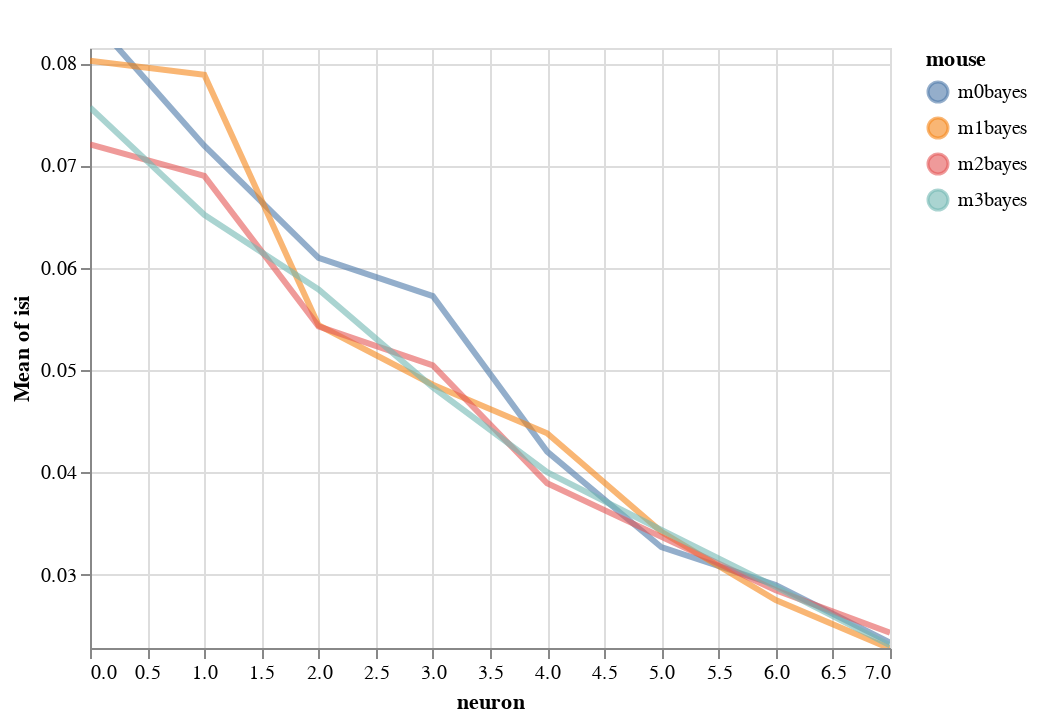

Notebook code for this chart:
### Code cell
import altair as alt
y='isi'
color='mouse'
x='neuron'

base=alt.Chart(df).encode(
            x=x,
            color=f'{color}',
            y=alt.Y(f'mean({y})',
                    scale=alt.Scale(zero=False,
                                    domain=list(np.quantile(df[y], [.05, .95])))),
)
highlight = alt.selection(type='single', on='mouseover',
                          fields=[color], nearest=True)


lines=base.mark_line(clip=True, fill=None, opacity=.6, ).encode(
            size=alt.condition(~highlight, alt.value(1), alt.value(3))
        )
points = base.mark_circle().encode(
    opacity=alt.value(0),
    #axis=alt.Axis(labels=False, tickCount=0, title='')
).add_selection(
    highlight
)

lines+points

### Figure 1 — Vega-Lite specification as saved in the notebook (floating-point values rounded to 4 significant figures)
{"config": {"view": {"continuousWidth": 400, "continuousHeight": 300}}, "layer": [{"mark": {"type": "line", "clip": true, "fill": null, "opacity": 0.6}, "encoding": {"color": {"type": "nominal", "field": "mouse"}, "size": {"condition": {"value": 1, "selection": {"not": "selector044"}}, "value": 3}, "x": {"type": "quantitative", "field": "neuron"}, "y": {"type": "quantitative", "aggregate": "mean", "field": "isi", "scale": {"domain": [0.02285, 0.08147], "zero": false}}}}, {"mark": "circle", "encoding": {"color": {"type": "nominal", "field": "mouse"}, "opacity": {"value": 0}, "x": {"type": "quantitative", "field": "neuron"}, "y": {"type": "quantitative", "aggregate": "mean", "field": "isi", "scale": {"domain": [0.02285, 0.08147], "zero": false}}}, "selection": {"selector044": {"type": "single", "on": "mouseover", "fields": ["mouse"], "nearest": true}}}], "data": {"name": "data-249da5a9fe3c0bc843a28ef6e15b8e72"}, "$schema": "https://vega.github.io/schema/vega-lite/v4.8.1.json", "datasets": {"data-249da5a9fe3c0bc843a28ef6e15b8e72": [{"mouse_code": 0, "neuron_code": 0, "neuron_x_mouse": "0m0bayes", "stim": 0, "mouse": "m0bayes", "neuron": 0, "i_trial": 0, "log_firing_rate": 1.946, "Firing rate": 88.35, "firing_rate": 88.35, "i_spike": 33.0, "isi": 0.107, "log_isi": -0.9706}, {"mouse_code": 0, "neuron_code": 0, "neuron_x_mouse": "0m0bayes", "stim": 0, "mouse": "m0bayes", "neuron": 0, "i_trial": 1, "log_firing_rate": 1.667, "Firing rate": 46.48, "firing_rate": 46.48, "i_spike": 43.5, "isi": 0.07892, "log_isi": -1.103}, {"mouse_code": 0, "neuron_code": 0, "neuron_x_mouse": "0m0bayes", "stim": 1, "mouse": "m0bayes", "neuron": 0, "i_trial": 0, "log_firing_rate": 2.091, "Firing rate": 123.4, "firing_rate": 123.4, "i_spike": 44.5, "isi": 0.07827, "log_isi": -1.106}, {"mouse_code": 0, "neuron_code": 0, "neuron_x_mouse": "0m0bayes", "stim": 1, "mouse": "m0bayes", "neuron": 0, "i_trial": 1, "log_firing_rate": 1.698, "Firing rate": 49.91, "firing_rate": 49.91, "i_spike": 47.5, "isi": 0.07401, "log_isi": -1.131}, {"mouse_code": 0, "neuron_code": 4, "neuron_x_mouse": "1m0bayes", "stim": 0, "mouse": "m0bayes", "neuron": 1, "i_trial": 0, "log_firing_rate": 1.873, "Firing rate": 74.71, "firing_rate": 74.71, "i_spike": 58.5, "isi": 0.05976, "log_isi": -1.224}, {"mouse_code": 0, "neuron_code": 4, "neuron_x_mouse": "1m0bayes", "stim": 0, "mouse": "m0bayes", "neuron": 1, "i_trial": 1, "log_firing_rate": 1.706, "Firing rate": 50.76, "firing_rate": 50.76, "i_spike": 53.0, "isi": 0.06553, "log_isi": -1.184}, {"mouse_code": 0, "neuron_code": 4, "neuron_x_mouse": "1m0bayes", "stim": 1, "mouse": "m0bayes", "neuron": 1, "i_trial": 0, "log_firing_rate": 1.576, "Firing rate": 37.65, "firing_rate": 37.65, "i_spike": 44.5, "isi": 0.0782, "log_isi": -1.107}, {"mouse_code": 0, "neuron_code": 4, "neuron_x_mouse": "1m0bayes", "stim": 1, "mouse": "m0bayes", "neuron": 1, "i_trial": 1, "log_firing_rate": 1.958, "Firing rate": 90.8, "firing_rate": 90.8, "i_spike": 41.5, "isi": 0.08422, "log_isi": -1.075}, {"mouse_code": 0, "neuron_code": 8, "neuron_x_mouse": "2m0bayes", "stim": 0, "mouse": "m0bayes", "neuron": 2, "i_trial": 0, "log_firing_rate": 2.21, "Firing rate": 162.0, "firing_rate": 162.0, "i_spike": 57.5, "isi": 0.06088, "log_isi": -1.216}, {"mouse_code": 0, "neuron_code": 8, "neuron_x_mouse": "2m0bayes", "stim": 0, "mouse": "m0bayes", "neuron": 2, "i_trial": 1, "log_firing_rate": 1.852, "Firing rate": 71.06, "firing_rate": 71.06, "i_spike": 72.0, "isi": 0.04857, "log_isi": -1.314}, {"mouse_code": 0, "neuron_code": 8, "neuron_x_mouse": "2m0bayes", "stim": 1, "mouse": "m0bayes", "neuron": 2, "i_trial": 0, "log_firing_rate": 1.921, "Firing rate": 83.32, "firing_rate": 83.32, "i_spike": 52.5, "isi": 0.06588, "log_isi": -1.181}, {"mouse_code": 0, "neuron_code": 8, "neuron_x_mouse": "2m0bayes", "stim": 1, "mouse": "m0bayes", "neuron": 2, "i_trial": 1, "log_firing_rate": 1.826, "Firing rate": 67.02, "firing_rate": 67.02, "i_spike": 51.0, "isi": 0.06856, "log_isi": -1.164}, {"mouse_code": 0, "neuron_code": 12, "neuron_x_mouse": "3m0bayes", "stim": 0, "mouse": "m0bayes", "neuron": 3, "i_trial": 0, "log_firing_rate": 1.908, "Firing rate": 80.91, "firing_rate": 80.91, "i_spike": 61.0, "isi": 0.05782, "log_isi": -1.238}, {"mouse_code": 0, "neuron_code": 12, "neuron_x_mouse": "3m0bayes", "stim": 0, "mouse": "m0bayes", "neuron": 3, "i_trial": 1, "log_firing_rate": 1.725, "Firing rate": 53.05, "firing_rate": 53.05, "i_spike": 59.0, "isi": 0.05932, "log_isi": -1.227}, {"mouse_code": 0, "neuron_code": 12, "neuron_x_mouse": "3m0bayes", "stim": 1, "mouse": "m0bayes", "neuron": 3, "i_trial": 0, "log_firing_rate": 1.827, "Firing rate": 67.2, "firing_rate": 67.2, "i_spike": 63.0, "isi": 0.05393, "log_isi": -1.268}, {"mouse_code": 0, "neuron_code": 12, "neuron_x_mouse": "3m0bayes", "stim": 1, "mouse": "m0bayes", "neuron": 3, "i_trial": 1, "log_firing_rate": 1.88, "Firing rate": 75.89, "firing_rate": 75.89, "i_spike": 60.5, "isi": 0.05785, "log_isi": -1.238}, {"mouse_code": 0, "neuron_code": 16, "neuron_x_mouse": "4m0bayes", "stim": 0, "mouse": "m0bayes", "neuron": 4, "i_trial": 0, "log_firing_rate": 2.266, "Firing rate": 184.6, "firing_rate": 184.6, "i_spike": 75.0, "isi": 0.04644, "log_isi": -1.333}, {"mouse_code": 0, "neuron_code": 16, "neuron_x_mouse": "4m0bayes", "stim": 0, "mouse": "m0bayes", "neuron": 4, "i_trial": 1, "log_firing_rate": 2.418, "Firing rate": 261.7, "firing_rate": 261.7, "i_spike": 78.5, "isi": 0.04451, "log_isi": -1.352}, {"mouse_code": 0, "neuron_code": 16, "neuron_x_mouse": "4m0bayes", "stim": 1, "mouse": "m0bayes", "neuron": 4, "i_trial": 0, "log_firing_rate": 2.098, "Firing rate": 125.2, "firing_rate": 125.2, "i_spike": 87.0, "isi": 0.04002, "log_isi": -1.398}, {"mouse_code": 0, "neuron_code": 16, "neuron_x_mouse": "4m0bayes", "stim": 1, "mouse": "m0bayes", "neuron": 4, "i_trial": 1, "log_firing_rate": 2.193, "Firing rate": 156.0, "firing_rate": 156.0, "i_spike": 94.5, "isi": 0.03717, "log_isi": -1.43}, {"mouse_code": 0, "neuron_code": 20, "neuron_x_mouse": "5m0bayes", "stim": 0, "mouse": "m0bayes", "neuron": 5, "i_trial": 0, "log_firing_rate": 2.411, "Firing rate": 257.4, "firing_rate": 257.4, "i_spike": 119.5, "isi": 0.02931, "log_isi": -1.533}, {"mouse_code": 0, "neuron_code": 20, "neuron_x_mouse": "5m0bayes", "stim": 0, "mouse": "m0bayes", "neuron": 5, "i_trial": 1, "log_firing_rate": 2.203, "Firing rate": 159.7, "firing_rate": 159.7, "i_spike": 99.0, "isi": 0.03504, "log_isi": -1.455}, {"mouse_code": 0, "neuron_code": 20, "neuron_x_mouse": "5m0bayes", "stim": 1, "mouse": "m0bayes", "neuron": 5, "i_trial": 0, "log_firing_rate": 2.317, "Firing rate": 207.6, "firing_rate": 207.6, "i_spike": 113.0, "isi": 0.03106, "log_isi": -1.508}, {"mouse_code": 0, "neuron_code": 20, "neuron_x_mouse": "5m0bayes", "stim": 1, "mouse": "m0bayes", "neuron": 5, "i_trial": 1, "log_firing_rate": 2.234, "Firing rate": 171.5, "firing_rate": 171.5, "i_spike": 98.5, "isi": 0.03537, "log_isi": -1.451}, {"mouse_code": 0, "neuron_code": 24, "neuron_x_mouse": "6m0bayes", "stim": 0, "mouse": "m0bayes", "neuron": 6, "i_trial": 0, "log_firing_rate": 2.118, "Firing rate": 131.3, "firing_rate": 131.3, "i_spike": 111.0, "isi": 0.03145, "log_isi": -1.502}, {"mouse_code": 0, "neuron_code": 24, "neuron_x_mouse": "6m0bayes", "stim": 0, "mouse": "m0bayes", "neuron": 6, "i_trial": 1, "log_firing_rate": 2.882, "Firing rate": 761.3, "firing_rate": 761.3, "i_spike": 129.5, "isi": 0.02691, "log_isi": -1.57}, {"mouse_code": 0, "neuron_code": 24, "neuron_x_mouse": "6m0bayes", "stim": 1, "mouse": "m0bayes", "neuron": 6, "i_trial": 0, "log_firing_rate": 2.265, "Firing rate": 184.0, "firing_rate": 184.0, "i_spike": 122.5, "isi": 0.0284, "log_isi": -1.547}, {"mouse_code": 0, "neuron_code": 24, "neuron_x_mouse": "6m0bayes", "stim": 1, "mouse": "m0bayes", "neuron": 6, "i_trial": 1, "log_firing_rate": 2.197, "Firing rate": 157.5, "firing_rate": 157.5, "i_spike": 117.5, "isi": 0.02926, "log_isi": -1.534}, {"mouse_code": 0, "neuron_code": 28, "neuron_x_mouse": "7m0bayes", "stim": 0, "mouse": "m0bayes", "neuron": 7, "i_trial": 0, "log_firing_rate": 3.15, "Firing rate": 1412.0, "firing_rate": 1412.0, "i_spike": 141.0, "isi": 0.02457, "log_isi": -1.61}, {"mouse_code": 0, "neuron_code": 28, "neuron_x_mouse": "7m0bayes", "stim": 0, "mouse": "m0bayes", "neuron": 7, "i_trial": 1, "log_firing_rate": 2.377, "Firing rate": 238.1, "firing_rate": 238.1, "i_spike": 148.5, "isi": 0.02363, "log_isi": -1.627}, {"mouse_code": 0, "neuron_code": 28, "neuron_x_mouse": "7m0bayes", "stim": 1, "mouse": "m0bayes", "neuron": 7, "i_trial": 0, "log_firing_rate": 2.33, "Firing rate": 213.9, "firing_rate": 213.9, "i_spike": 148.0, "isi": 0.02356, "log_isi": -1.628}, {"mouse_code": 0, "neuron_code": 28, "neuron_x_mouse": "7m0bayes", "stim": 1, "mouse": "m0bayes", "neuron": 7, "i_trial": 1, "log_firing_rate": 3.011, "Firing rate": 1026.0, "firing_rate": 1026.0, "i_spike": 161.0, "isi": 0.02175, "log_isi": -1.663}, {"mouse_code": 1, "neuron_code": 1, "neuron_x_mouse": "0m1bayes", "stim": 0, "mouse": "m1bayes", "neuron": 0, "i_trial": 0, "log_firing_rate": 1.579, "Firing rate": 37.91, "firing_rate": 37.91, "i_spike": 35.0, "isi": 0.09686, "log_isi": -1.014}, {"mouse_code": 1, "neuron_code": 1, "neuron_x_mouse": "0m1bayes", "stim": 0, "mouse": "m1bayes", "neuron": 0, "i_trial": 1, "log_firing_rate": 1.933, "Firing rate": 85.75, "firing_rate": 85.75, "i_spike": 45.5, "isi": 0.07532, "log_isi": -1.123}, {"mouse_code": 1, "neuron_code": 1, "neuron_x_mouse": "0m1bayes", "stim": 1, "mouse": "m1bayes", "neuron": 0, "i_trial": 0, "log_firing_rate": 1.91, "Firing rate": 81.33, "firing_rate": 81.33, "i_spike": 56.0, "isi": 0.06211, "log_isi": -1.207}, {"mouse_code": 1, "neuron_code": 1, "neuron_x_mouse": "0m1bayes", "stim": 1, "mouse": "m1bayes", "neuron": 0, "i_trial": 1, "log_firing_rate": 1.716, "Firing rate": 52.05, "firing_rate": 52.05, "i_spike": 40.0, "isi": 0.08656, "log_isi": -1.063}, {"mouse_code": 1, "neuron_code": 5, "neuron_x_mouse": "1m1bayes", "stim": 0, "mouse": "m1bayes", "neuron": 1, "i_trial": 0, "log_firing_rate": 1.749, "Firing rate": 56.07, "firing_rate": 56.07, "i_spike": 44.5, "isi": 0.07614, "log_isi": -1.118}, {"mouse_code": 1, "neuron_code": 5, "neuron_x_mouse": "1m1bayes", "stim": 0, "mouse": "m1bayes", "neuron": 1, "i_trial": 1, "log_firing_rate": 1.975, "Firing rate": 94.41, "firing_rate": 94.41, "i_spike": 35.0, "isi": 0.09293, "log_isi": -1.032}, {"mouse_code": 1, "neuron_code": 5, "neuron_x_mouse": "1m1bayes", "stim": 1, "mouse": "m1bayes", "neuron": 1, "i_trial": 0, "log_firing_rate": 2.07, "Firing rate": 117.6, "firing_rate": 117.6, "i_spike": 49.0, "isi": 0.07184, "log_isi": -1.144}, {"mouse_code": 1, "neuron_code": 5, "neuron_x_mouse": "1m1bayes", "stim": 1, "mouse": "m1bayes", "neuron": 1, "i_trial": 1, "log_firing_rate": 2.467, "Firing rate": 293.2, "firing_rate": 293.2, "i_spike": 47.0, "isi": 0.07449, "log_isi": -1.128}, {"mouse_code": 1, "neuron_code": 9, "neuron_x_mouse": "2m1bayes", "stim": 0, "mouse": "m1bayes", "neuron": 2, "i_trial": 0, "log_firing_rate": 2.206, "Firing rate": 160.5, "firing_rate": 160.5, "i_spike": 74.0, "isi": 0.04716, "log_isi": -1.326}, {"mouse_code": 1, "neuron_code": 9, "neuron_x_mouse": "2m1bayes", "stim": 0, "mouse": "m1bayes", "neuron": 2, "i_trial": 1, "log_firing_rate": 2.072, "Firing rate": 118.0, "firing_rate": 118.0, "i_spike": 54.5, "isi": 0.06344, "log_isi": -1.198}, {"mouse_code": 1, "neuron_code": 9, "neuron_x_mouse": "2m1bayes", "stim": 1, "mouse": "m1bayes", "neuron": 2, "i_trial": 0, "log_firing_rate": 2.069, "Firing rate": 117.2, "firing_rate": 117.2, "i_spike": 73.0, "isi": 0.04785, "log_isi": -1.32}, {"mouse_code": 1, "neuron_code": 9, "neuron_x_mouse": "2m1bayes", "stim": 1, "mouse": "m1bayes", "neuron": 2, "i_trial": 1, "log_firing_rate": 2.651, "Firing rate": 447.8, "firing_rate": 447.8, "i_spike": 58.5, "isi": 0.05907, "log_isi": -1.229}, {"mouse_code": 1, "neuron_code": 13, "neuron_x_mouse": "3m1bayes", "stim": 0, "mouse": "m1bayes", "neuron": 3, "i_trial": 0, "log_firing_rate": 2.026, "Firing rate": 106.2, "firing_rate": 106.2, "i_spike": 62.5, "isi": 0.05516, "log_isi": -1.258}, {"mouse_code": 1, "neuron_code": 13, "neuron_x_mouse": "3m1bayes", "stim": 0, "mouse": "m1bayes", "neuron": 3, "i_trial": 1, "log_firing_rate": 2.05, "Firing rate": 112.2, "firing_rate": 112.2, "i_spike": 66.0, "isi": 0.05316, "log_isi": -1.274}, {"mouse_code": 1, "neuron_code": 13, "neuron_x_mouse": "3m1bayes", "stim": 1, "mouse": "m1bayes", "neuron": 3, "i_trial": 0, "log_firing_rate": 2.056, "Firing rate": 113.8, "firing_rate": 113.8, "i_spike": 74.5, "isi": 0.04568, "log_isi": -1.34}, {"mouse_code": 1, "neuron_code": 13, "neuron_x_mouse": "3m1bayes", "stim": 1, "mouse": "m1bayes", "neuron": 3, "i_trial": 1, "log_firing_rate": 1.889, "Firing rate": 77.48, "firing_rate": 77.48, "i_spike": 86.0, "isi": 0.04026, "log_isi": -1.395}, {"mouse_code": 1, "neuron_code": 17, "neuron_x_mouse": "4m1bayes", "stim": 0, "mouse": "m1bayes", "neuron": 4, "i_trial": 0, "log_firing_rate": 2.242, "Firing rate": 174.7, "firing_rate": 174.7, "i_spike": 80.0, "isi": 0.04395, "log_isi": -1.357}, {"mouse_code": 1, "neuron_code": 17, "neuron_x_mouse": "4m1bayes", "stim": 0, "mouse": "m1bayes", "neuron": 4, "i_trial": 1, "log_firing_rate": 2.484, "Firing rate": 305.1, "firing_rate": 305.1, "i_spike": 75.5, "isi": 0.04566, "log_isi": -1.34}, {"mouse_code": 1, "neuron_code": 17, "neuron_x_mouse": "4m1bayes", "stim": 1, "mouse": "m1bayes", "neuron": 4, "i_trial": 0, "log_firing_rate": 1.959, "Firing rate": 90.94, "firing_rate": 90.94, "i_spike": 80.0, "isi": 0.04329, "log_isi": -1.364}, {"mouse_code": 1, "neuron_code": 17, "neuron_x_mouse": "4m1bayes", "stim": 1, "mouse": "m1bayes", "neuron": 4, "i_trial": 1, "log_firing_rate": 2.036, "Firing rate": 108.7, "firing_rate": 108.7, "i_spike": 82.0, "isi": 0.04242, "log_isi": -1.372}, {"mouse_code": 1, "neuron_code": 21, "neuron_x_mouse": "5m1bayes", "stim": 0, "mouse": "m1bayes", "neuron": 5, "i_trial": 0, "log_firing_rate": 2.031, "Firing rate": 107.3, "firing_rate": 107.3, "i_spike": 92.5, "isi": 0.03777, "log_isi": -1.423}, {"mouse_code": 1, "neuron_code": 21, "neuron_x_mouse": "5m1bayes", "stim": 0, "mouse": "m1bayes", "neuron": 5, "i_trial": 1, "log_firing_rate": 2.084, "Firing rate": 121.2, "firing_rate": 121.2, "i_spike": 97.5, "isi": 0.03583, "log_isi": -1.446}, {"mouse_code": 1, "neuron_code": 21, "neuron_x_mouse": "5m1bayes", "stim": 1, "mouse": "m1bayes", "neuron": 5, "i_trial": 0, "log_firing_rate": 3.037, "Firing rate": 1090.0, "firing_rate": 1090.0, "i_spike": 104.0, "isi": 0.03321, "log_isi": -1.479}, {"mouse_code": 1, "neuron_code": 21, "neuron_x_mouse": "5m1bayes", "stim": 1, "mouse": "m1bayes", "neuron": 5, "i_trial": 1, "log_firing_rate": 2.729, "Firing rate": 536.0, "firing_rate": 536.0, "i_spike": 116.5, "isi": 0.02996, "log_isi": -1.523}, {"mouse_code": 1, "neuron_code": 25, "neuron_x_mouse": "6m1bayes", "stim": 0, "mouse": "m1bayes", "neuron": 6, "i_trial": 0, "log_firing_rate": 2.163, "Firing rate": 145.6, "firing_rate": 145.6, "i_spike": 116.0, "isi": 0.03023, "log_isi": -1.52}, {"mouse_code": 1, "neuron_code": 25, "neuron_x_mouse": "6m1bayes", "stim": 0, "mouse": "m1bayes", "neuron": 6, "i_trial": 1, "log_firing_rate": 2.235, "Firing rate": 171.6, "firing_rate": 171.6, "i_spike": 131.5, "isi": 0.02605, "log_isi": -1.584}, {"mouse_code": 1, "neuron_code": 25, "neuron_x_mouse": "6m1bayes", "stim": 1, "mouse": "m1bayes", "neuron": 6, "i_trial": 0, "log_firing_rate": 2.251, "Firing rate": 178.1, "firing_rate": 178.1, "i_spike": 121.0, "isi": 0.02897, "log_isi": -1.538}, {"mouse_code": 1, "neuron_code": 25, "neuron_x_mouse": "6m1bayes", "stim": 1, "mouse": "m1bayes", "neuron": 6, "i_trial": 1, "log_firing_rate": 2.33, "Firing rate": 213.8, "firing_rate": 213.8, "i_spike": 140.5, "isi": 0.02485, "log_isi": -1.605}, {"mouse_code": 1, "neuron_code": 29, "neuron_x_mouse": "7m1bayes", "stim": 0, "mouse": "m1bayes", "neuron": 7, "i_trial": 0, "log_firing_rate": 2.541, "Firing rate": 347.2, "firing_rate": 347.2, "i_spike": 162.0, "isi": 0.0214, "log_isi": -1.67}, {"mouse_code": 1, "neuron_code": 29, "neuron_x_mouse": "7m1bayes", "stim": 0, "mouse": "m1bayes", "neuron": 7, "i_trial": 1, "log_firing_rate": 2.411, "Firing rate": 257.8, "firing_rate": 257.8, "i_spike": 150.0, "isi": 0.02335, "log_isi": -1.632}, {"mouse_code": 1, "neuron_code": 29, "neuron_x_mouse": "7m1bayes", "stim": 1, "mouse": "m1bayes", "neuron": 7, "i_trial": 0, "log_firing_rate": 2.286, "Firing rate": 193.3, "firing_rate": 193.3, "i_spike": 155.5, "isi": 0.02243, "log_isi": -1.649}, {"mouse_code": 1, "neuron_code": 29, "neuron_x_mouse": "7m1bayes", "stim": 1, "mouse": "m1bayes", "neuron": 7, "i_trial": 1, "log_firing_rate": 2.286, "Firing rate": 193.4, "firing_rate": 193.4, "i_spike": 145.5, "isi": 0.02397, "log_isi": -1.62}, {"mouse_code": 2, "neuron_code": 2, "neuron_x_mouse": "0m2bayes", "stim": 0, "mouse": "m2bayes", "neuron": 0, "i_trial": 0, "log_firing_rate": 1.885, "Firing rate": 76.78, "firing_rate": 76.78, "i_spike": 38.5, "isi": 0.08969, "log_isi": -1.047}, {"mouse_code": 2, "neuron_code": 2, "neuron_x_mouse": "0m2bayes", "stim": 0, "mouse": "m2bayes", "neuron": 0, "i_trial": 1, "log_firing_rate": 2.203, "Firing rate": 159.6, "firing_rate": 159.6, "i_spike": 50.5, "isi": 0.0699, "log_isi": -1.156}, {"mouse_code": 2, "neuron_code": 2, "neuron_x_mouse": "0m2bayes", "stim": 1, "mouse": "m2bayes", "neuron": 0, "i_trial": 0, "log_firing_rate": 2.325, "Firing rate": 211.3, "firing_rate": 211.3, "i_spike": 46.0, "isi": 0.07606, "log_isi": -1.119}, {"mouse_code": 2, "neuron_code": 2, "neuron_x_mouse": "0m2bayes", "stim": 1, "mouse": "m2bayes", "neuron": 0, "i_trial": 1, "log_firing_rate": 2.081, "Firing rate": 120.5, "firing_rate": 120.5, "i_spike": 66.5, "isi": 0.05259, "log_isi": -1.279}, {"mouse_code": 2, "neuron_code": 6, "neuron_x_mouse": "1m2bayes", "stim": 0, "mouse": "m2bayes", "neuron": 1, "i_trial": 0, "log_firing_rate": 2.042, "Firing rate": 110.1, "firing_rate": 110.1, "i_spike": 46.0, "isi": 0.07466, "log_isi": -1.127}, {"mouse_code": 2, "neuron_code": 6, "neuron_x_mouse": "1m2bayes", "stim": 0, "mouse": "m2bayes", "neuron": 1, "i_trial": 1, "log_firing_rate": 2.042, "Firing rate": 110.2, "firing_rate": 110.2, "i_spike": 48.5, "isi": 0.07119, "log_isi": -1.148}, {"mouse_code": 2, "neuron_code": 6, "neuron_x_mouse": "1m2bayes", "stim": 1, "mouse": "m2bayes", "neuron": 1, "i_trial": 0, "log_firing_rate": 2.063, "Firing rate": 115.7, "firing_rate": 115.7, "i_spike": 66.0, "isi": 0.05279, "log_isi": -1.277}, {"mouse_code": 2, "neuron_code": 6, "neuron_x_mouse": "1m2bayes", "stim": 1, "mouse": "m2bayes", "neuron": 1, "i_trial": 1, "log_firing_rate": 1.742, "Firing rate": 55.22, "firing_rate": 55.22, "i_spike": 45.5, "isi": 0.07723, "log_isi": -1.112}, {"mouse_code": 2, "neuron_code": 10, "neuron_x_mouse": "2m2bayes", "stim": 0, "mouse": "m2bayes", "neuron": 2, "i_trial": 0, "log_firing_rate": 2.113, "Firing rate": 129.8, "firing_rate": 129.8, "i_spike": 68.5, "isi": 0.05102, "log_isi": -1.292}, {"mouse_code": 2, "neuron_code": 10, "neuron_x_mouse": "2m2bayes", "stim": 0, "mouse": "m2bayes", "neuron": 2, "i_trial": 1, "log_firing_rate": 2.319, "Firing rate": 208.6, "firing_rate": 208.6, "i_spike": 54.5, "isi": 0.06404, "log_isi": -1.194}, {"mouse_code": 2, "neuron_code": 10, "neuron_x_mouse": "2m2bayes", "stim": 1, "mouse": "m2bayes", "neuron": 2, "i_trial": 0, "log_firing_rate": 1.821, "Firing rate": 66.21, "firing_rate": 66.21, "i_spike": 68.5, "isi": 0.0511, "log_isi": -1.292}, {"mouse_code": 2, "neuron_code": 10, "neuron_x_mouse": "2m2bayes", "stim": 1, "mouse": "m2bayes", "neuron": 2, "i_trial": 1, "log_firing_rate": 2.286, "Firing rate": 193.0, "firing_rate": 193.0, "i_spike": 68.5, "isi": 0.05093, "log_isi": -1.293}, {"mouse_code": 2, "neuron_code": 14, "neuron_x_mouse": "3m2bayes", "stim": 0, "mouse": "m2bayes", "neuron": 3, "i_trial": 0, "log_firing_rate": 2.162, "Firing rate": 145.0, "firing_rate": 145.0, "i_spike": 69.5, "isi": 0.04927, "log_isi": -1.307}, {"mouse_code": 2, "neuron_code": 14, "neuron_x_mouse": "3m2bayes", "stim": 0, "mouse": "m2bayes", "neuron": 3, "i_trial": 1, "log_firing_rate": 2.823, "Firing rate": 665.0, "firing_rate": 665.0, "i_spike": 65.5, "isi": 0.05367, "log_isi": -1.27}, {"mouse_code": 2, "neuron_code": 14, "neuron_x_mouse": "3m2bayes", "stim": 1, "mouse": "m2bayes", "neuron": 3, "i_trial": 0, "log_firing_rate": 2.601, "Firing rate": 398.9, "firing_rate": 398.9, "i_spike": 70.0, "isi": 0.04834, "log_isi": -1.316}, {"mouse_code": 2, "neuron_code": 14, "neuron_x_mouse": "3m2bayes", "stim": 1, "mouse": "m2bayes", "neuron": 3, "i_trial": 1, "log_firing_rate": 2.015, "Firing rate": 103.4, "firing_rate": 103.4, "i_spike": 69.0, "isi": 0.05053, "log_isi": -1.296}, {"mouse_code": 2, "neuron_code": 18, "neuron_x_mouse": "4m2bayes", "stim": 0, "mouse": "m2bayes", "neuron": 4, "i_trial": 0, "log_firing_rate": 2.027, "Firing rate": 106.5, "firing_rate": 106.5, "i_spike": 97.0, "isi": 0.03617, "log_isi": -1.442}, {"mouse_code": 2, "neuron_code": 18, "neuron_x_mouse": "4m2bayes", "stim": 0, "mouse": "m2bayes", "neuron": 4, "i_trial": 1, "log_firing_rate": 2.774, "Firing rate": 594.9, "firing_rate": 594.9, "i_spike": 89.0, "isi": 0.03939, "log_isi": -1.405}, {"mouse_code": 2, "neuron_code": 18, "neuron_x_mouse": "4m2bayes", "stim": 1, "mouse": "m2bayes", "neuron": 4, "i_trial": 0, "log_firing_rate": 2.453, "Firing rate": 284.1, "firing_rate": 284.1, "i_spike": 90.5, "isi": 0.0387, "log_isi": -1.412}, {"mouse_code": 2, "neuron_code": 18, "neuron_x_mouse": "4m2bayes", "stim": 1, "mouse": "m2bayes", "neuron": 4, "i_trial": 1, "log_firing_rate": 2.428, "Firing rate": 268.0, "firing_rate": 268.0, "i_spike": 84.5, "isi": 0.04149, "log_isi": -1.382}, {"mouse_code": 2, "neuron_code": 22, "neuron_x_mouse": "5m2bayes", "stim": 0, "mouse": "m2bayes", "neuron": 5, "i_trial": 0, "log_firing_rate": 2.226, "Firing rate": 168.4, "firing_rate": 168.4, "i_spike": 93.0, "isi": 0.03783, "log_isi": -1.422}, {"mouse_code": 2, "neuron_code": 22, "neuron_x_mouse": "5m2bayes", "stim": 0, "mouse": "m2bayes", "neuron": 5, "i_trial": 1, "log_firing_rate": 2.35, "Firing rate": 224.0, "firing_rate": 224.0, "i_spike": 100.5, "isi": 0.03444, "log_isi": -1.463}, {"mouse_code": 2, "neuron_code": 22, "neuron_x_mouse": "5m2bayes", "stim": 1, "mouse": "m2bayes", "neuron": 5, "i_trial": 0, "log_firing_rate": 2.129, "Firing rate": 134.6, "firing_rate": 134.6, "i_spike": 113.0, "isi": 0.0305, "log_isi": -1.516}, {"mouse_code": 2, "neuron_code": 22, "neuron_x_mouse": "5m2bayes", "stim": 1, "mouse": "m2bayes", "neuron": 5, "i_trial": 1, "log_firing_rate": 2.274, "Firing rate": 188.1, "firing_rate": 188.1, "i_spike": 108.0, "isi": 0.03205, "log_isi": -1.494}, {"mouse_code": 2, "neuron_code": 26, "neuron_x_mouse": "6m2bayes", "stim": 0, "mouse": "m2bayes", "neuron": 6, "i_trial": 0, "log_firing_rate": 2.979, "Firing rate": 953.7, "firing_rate": 953.7, "i_spike": 111.5, "isi": 0.03124, "log_isi": -1.505}, {"mouse_code": 2, "neuron_code": 26, "neuron_x_mouse": "6m2bayes", "stim": 0, "mouse": "m2bayes", "neuron": 6, "i_trial": 1, "log_firing_rate": 2.386, "Firing rate": 243.4, "firing_rate": 243.4, "i_spike": 123.5, "isi": 0.02833, "log_isi": -1.548}, {"mouse_code": 2, "neuron_code": 26, "neuron_x_mouse": "6m2bayes", "stim": 1, "mouse": "m2bayes", "neuron": 6, "i_trial": 0, "log_firing_rate": 2.358, "Firing rate": 228.0, "firing_rate": 228.0, "i_spike": 130.5, "isi": 0.02687, "log_isi": -1.571}, {"mouse_code": 2, "neuron_code": 26, "neuron_x_mouse": "6m2bayes", "stim": 1, "mouse": "m2bayes", "neuron": 6, "i_trial": 1, "log_firing_rate": 2.726, "Firing rate": 531.9, "firing_rate": 531.9, "i_spike": 127.0, "isi": 0.02751, "log_isi": -1.561}, {"mouse_code": 2, "neuron_code": 30, "neuron_x_mouse": "7m2bayes", "stim": 0, "mouse": "m2bayes", "neuron": 7, "i_trial": 0, "log_firing_rate": 2.54, "Firing rate": 346.4, "firing_rate": 346.4, "i_spike": 167.0, "isi": 0.02089, "log_isi": -1.68}, {"mouse_code": 2, "neuron_code": 30, "neuron_x_mouse": "7m2bayes", "stim": 0, "mouse": "m2bayes", "neuron": 7, "i_trial": 1, "log_firing_rate": 2.819, "Firing rate": 659.5, "firing_rate": 659.5, "i_spike": 156.5, "isi": 0.02235, "log_isi": -1.651}, {"mouse_code": 2, "neuron_code": 30, "neuron_x_mouse": "7m2bayes", "stim": 1, "mouse": "m2bayes", "neuron": 7, "i_trial": 0, "log_firing_rate": 2.406, "Firing rate": 254.4, "firing_rate": 254.4, "i_spike": 143.5, "isi": 0.02443, "log_isi": -1.612}, {"mouse_code": 2, "neuron_code": 30, "neuron_x_mouse": "7m2bayes", "stim": 1, "mouse": "m2bayes", "neuron": 7, "i_trial": 1, "log_firing_rate": 2.281, "Firing rate": 190.8, "firing_rate": 190.8, "i_spike": 118.0, "isi": 0.02968, "log_isi": -1.528}, {"mouse_code": 3, "neuron_code": 3, "neuron_x_mouse": "0m3bayes", "stim": 0, "mouse": "m3bayes", "neuron": 0, "i_trial": 0, "log_firing_rate": 2.224, "Firing rate": 167.4, "firing_rate": 167.4, "i_spike": 42.0, "isi": 0.08284, "log_isi": -1.082}, {"mouse_code": 3, "neuron_code": 3, "neuron_x_mouse": "0m3bayes", "stim": 0, "mouse": "m3bayes", "neuron": 0, "i_trial": 1, "log_firing_rate": 1.814, "Firing rate": 65.12, "firing_rate": 65.12, "i_spike": 45.0, "isi": 0.07697, "log_isi": -1.114}, {"mouse_code": 3, "neuron_code": 3, "neuron_x_mouse": "0m3bayes", "stim": 1, "mouse": "m3bayes", "neuron": 0, "i_trial": 0, "log_firing_rate": 2.361, "Firing rate": 229.9, "firing_rate": 229.9, "i_spike": 50.0, "isi": 0.06849, "log_isi": -1.164}, {"mouse_code": 3, "neuron_code": 3, "neuron_x_mouse": "0m3bayes", "stim": 1, "mouse": "m3bayes", "neuron": 0, "i_trial": 1, "log_firing_rate": 1.849, "Firing rate": 70.62, "firing_rate": 70.62, "i_spike": 47.0, "isi": 0.07438, "log_isi": -1.129}, {"mouse_code": 3, "neuron_code": 7, "neuron_x_mouse": "1m3bayes", "stim": 0, "mouse": "m3bayes", "neuron": 1, "i_trial": 0, "log_firing_rate": 2.303, "Firing rate": 200.7, "firing_rate": 200.7, "i_spike": 50.0, "isi": 0.06999, "log_isi": -1.155}, {"mouse_code": 3, "neuron_code": 7, "neuron_x_mouse": "1m3bayes", "stim": 0, "mouse": "m3bayes", "neuron": 1, "i_trial": 1, "log_firing_rate": 2.104, "Firing rate": 127.1, "firing_rate": 127.1, "i_spike": 46.0, "isi": 0.07551, "log_isi": -1.122}, {"mouse_code": 3, "neuron_code": 7, "neuron_x_mouse": "1m3bayes", "stim": 1, "mouse": "m3bayes", "neuron": 1, "i_trial": 0, "log_firing_rate": 1.89, "Firing rate": 77.66, "firing_rate": 77.66, "i_spike": 58.0, "isi": 0.0594, "log_isi": -1.226}, {"mouse_code": 3, "neuron_code": 7, "neuron_x_mouse": "1m3bayes", "stim": 1, "mouse": "m3bayes", "neuron": 1, "i_trial": 1, "log_firing_rate": 1.99, "Firing rate": 97.73, "firing_rate": 97.73, "i_spike": 62.5, "isi": 0.05579, "log_isi": -1.253}, {"mouse_code": 3, "neuron_code": 11, "neuron_x_mouse": "2m3bayes", "stim": 0, "mouse": "m3bayes", "neuron": 2, "i_trial": 0, "log_firing_rate": 2.51, "Firing rate": 323.8, "firing_rate": 323.8, "i_spike": 59.5, "isi": 0.05625, "log_isi": -1.25}, {"mouse_code": 3, "neuron_code": 11, "neuron_x_mouse": "2m3bayes", "stim": 0, "mouse": "m3bayes", "neuron": 2, "i_trial": 1, "log_firing_rate": 1.779, "Firing rate": 60.07, "firing_rate": 60.07, "i_spike": 50.0, "isi": 0.0699, "log_isi": -1.156}, {"mouse_code": 3, "neuron_code": 11, "neuron_x_mouse": "2m3bayes", "stim": 1, "mouse": "m3bayes", "neuron": 2, "i_trial": 0, "log_firing_rate": 2.04, "Firing rate": 109.6, "firing_rate": 109.6, "i_spike": 58.0, "isi": 0.05903, "log_isi": -1.229}, {"mouse_code": 3, "neuron_code": 11, "neuron_x_mouse": "2m3bayes", "stim": 1, "mouse": "m3bayes", "neuron": 2, "i_trial": 1, "log_firing_rate": 2.124, "Firing rate": 133.2, "firing_rate": 133.2, "i_spike": 74.0, "isi": 0.04634, "log_isi": -1.334}, {"mouse_code": 3, "neuron_code": 15, "neuron_x_mouse": "3m3bayes", "stim": 0, "mouse": "m3bayes", "neuron": 3, "i_trial": 0, "log_firing_rate": 1.854, "Firing rate": 71.47, "firing_rate": 71.47, "i_spike": 70.5, "isi": 0.04949, "log_isi": -1.306}, {"mouse_code": 3, "neuron_code": 15, "neuron_x_mouse": "3m3bayes", "stim": 0, "mouse": "m3bayes", "neuron": 3, "i_trial": 1, "log_firing_rate": 2.987, "Firing rate": 970.1, "firing_rate": 970.1, "i_spike": 68.0, "isi": 0.05096, "log_isi": -1.293}, {"mouse_code": 3, "neuron_code": 15, "neuron_x_mouse": "3m3bayes", "stim": 1, "mouse": "m3bayes", "neuron": 3, "i_trial": 0, "log_firing_rate": 2.025, "Firing rate": 106.0, "firing_rate": 106.0, "i_spike": 69.0, "isi": 0.0486, "log_isi": -1.313}, {"mouse_code": 3, "neuron_code": 15, "neuron_x_mouse": "3m3bayes", "stim": 1, "mouse": "m3bayes", "neuron": 3, "i_trial": 1, "log_firing_rate": 2.615, "Firing rate": 411.9, "firing_rate": 411.9, "i_spike": 79.0, "isi": 0.04424, "log_isi": -1.354}, {"mouse_code": 3, "neuron_code": 19, "neuron_x_mouse": "4m3bayes", "stim": 0, "mouse": "m3bayes", "neuron": 4, "i_trial": 0, "log_firing_rate": 1.968, "Firing rate": 92.85, "firing_rate": 92.85, "i_spike": 89.5, "isi": 0.03923, "log_isi": -1.406}, {"mouse_code": 3, "neuron_code": 19, "neuron_x_mouse": "4m3bayes", "stim": 0, "mouse": "m3bayes", "neuron": 4, "i_trial": 1, "log_firing_rate": 1.941, "Firing rate": 87.33, "firing_rate": 87.33, "i_spike": 79.5, "isi": 0.04396, "log_isi": -1.357}, {"mouse_code": 3, "neuron_code": 19, "neuron_x_mouse": "4m3bayes", "stim": 1, "mouse": "m3bayes", "neuron": 4, "i_trial": 0, "log_firing_rate": 2.105, "Firing rate": 127.3, "firing_rate": 127.3, "i_spike": 88.0, "isi": 0.03935, "log_isi": -1.405}, {"mouse_code": 3, "neuron_code": 19, "neuron_x_mouse": "4m3bayes", "stim": 1, "mouse": "m3bayes", "neuron": 4, "i_trial": 1, "log_firing_rate": 2.118, "Firing rate": 131.3, "firing_rate": 131.3, "i_spike": 93.0, "isi": 0.0376, "log_isi": -1.425}, {"mouse_code": 3, "neuron_code": 23, "neuron_x_mouse": "5m3bayes", "stim": 0, "mouse": "m3bayes", "neuron": 5, "i_trial": 0, "log_firing_rate": 2.124, "Firing rate": 133.1, "firing_rate": 133.1, "i_spike": 93.5, "isi": 0.03696, "log_isi": -1.432}, {"mouse_code": 3, "neuron_code": 23, "neuron_x_mouse": "5m3bayes", "stim": 0, "mouse": "m3bayes", "neuron": 5, "i_trial": 1, "log_firing_rate": 2.242, "Firing rate": 174.7, "firing_rate": 174.7, "i_spike": 98.5, "isi": 0.03559, "log_isi": -1.449}, {"mouse_code": 3, "neuron_code": 23, "neuron_x_mouse": "5m3bayes", "stim": 1, "mouse": "m3bayes", "neuron": 5, "i_trial": 0, "log_firing_rate": 2.604, "Firing rate": 401.6, "firing_rate": 401.6, "i_spike": 97.5, "isi": 0.03534, "log_isi": -1.452}, {"mouse_code": 3, "neuron_code": 23, "neuron_x_mouse": "5m3bayes", "stim": 1, "mouse": "m3bayes", "neuron": 5, "i_trial": 1, "log_firing_rate": 2.482, "Firing rate": 303.5, "firing_rate": 303.5, "i_spike": 118.0, "isi": 0.02959, "log_isi": -1.529}, {"mouse_code": 3, "neuron_code": 27, "neuron_x_mouse": "6m3bayes", "stim": 0, "mouse": "m3bayes", "neuron": 6, "i_trial": 0, "log_firing_rate": 2.203, "Firing rate": 159.5, "firing_rate": 159.5, "i_spike": 119.5, "isi": 0.02922, "log_isi": -1.534}, {"mouse_code": 3, "neuron_code": 27, "neuron_x_mouse": "6m3bayes", "stim": 0, "mouse": "m3bayes", "neuron": 6, "i_trial": 1, "log_firing_rate": 2.178, "Firing rate": 150.7, "firing_rate": 150.7, "i_spike": 117.5, "isi": 0.02964, "log_isi": -1.528}, {"mouse_code": 3, "neuron_code": 27, "neuron_x_mouse": "6m3bayes", "stim": 1, "mouse": "m3bayes", "neuron": 6, "i_trial": 0, "log_firing_rate": 2.294, "Firing rate": 196.8, "firing_rate": 196.8, "i_spike": 113.5, "isi": 0.03072, "log_isi": -1.513}, {"mouse_code": 3, "neuron_code": 27, "neuron_x_mouse": "6m3bayes", "stim": 1, "mouse": "m3bayes", "neuron": 6, "i_trial": 1, "log_firing_rate": 2.297, "Firing rate": 198.2, "firing_rate": 198.2, "i_spike": 135.5, "isi": 0.02569, "log_isi": -1.59}, {"mouse_code": 3, "neuron_code": 31, "neuron_x_mouse": "7m3bayes", "stim": 0, "mouse": "m3bayes", "neuron": 7, "i_trial": 0, "log_firing_rate": 2.684, "Firing rate": 482.6, "firing_rate": 482.6, "i_spike": 153.5, "isi": 0.02261, "log_isi": -1.646}, {"mouse_code": 3, "neuron_code": 31, "neuron_x_mouse": "7m3bayes", "stim": 0, "mouse": "m3bayes", "neuron": 7, "i_trial": 1, "log_firing_rate": 2.318, "Firing rate": 208.2, "firing_rate": 208.2, "i_spike": 146.0, "isi": 0.02401, "log_isi": -1.62}, {"mouse_code": 3, "neuron_code": 31, "neuron_x_mouse": "7m3bayes", "stim": 1, "mouse": "m3bayes", "neuron": 7, "i_trial": 0, "log_firing_rate": 2.914, "Firing rate": 820.9, "firing_rate": 820.9, "i_spike": 155.0, "isi": 0.02254, "log_isi": -1.647}, {"mouse_code": 3, "neuron_code": 31, "neuron_x_mouse": "7m3bayes", "stim": 1, "mouse": "m3bayes", "neuron": 7, "i_trial": 1, "log_firing_rate": 2.88, "Firing rate": 759.4, "firing_rate": 759.4, "i_spike": 150.5, "isi": 0.02328, "log_isi": -1.633}]}}
